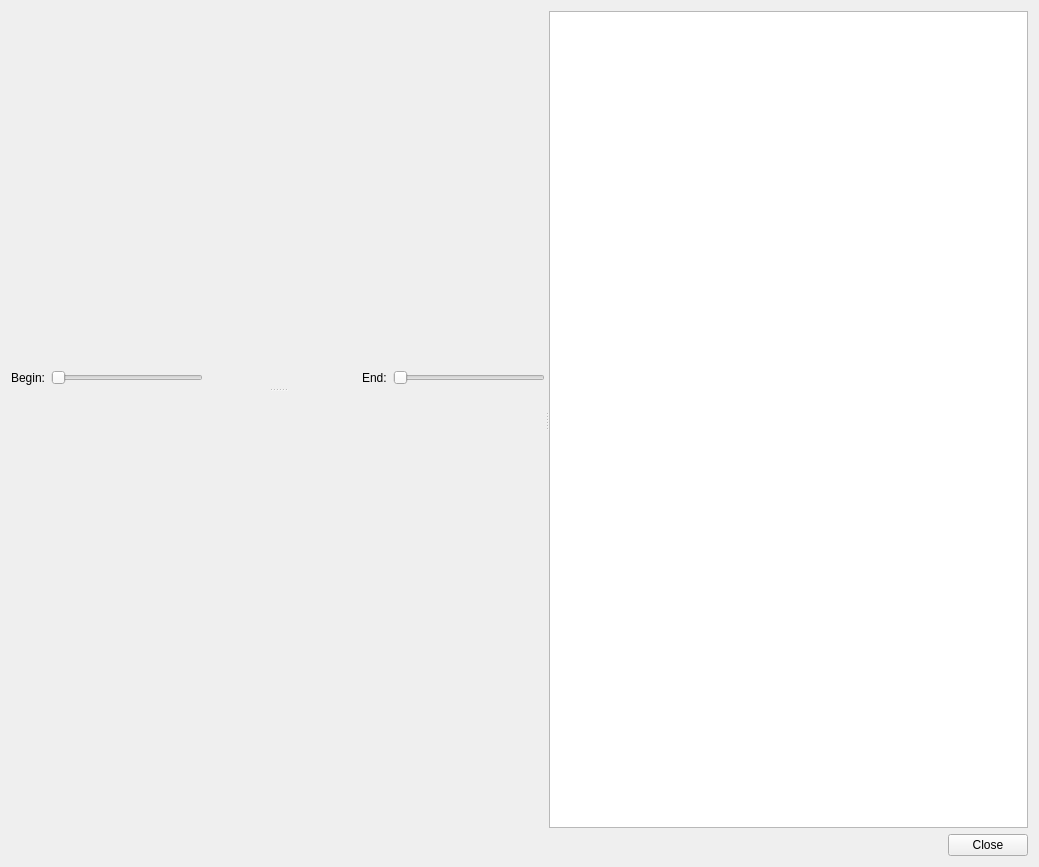
<?xml version="1.0" encoding="UTF-8"?>
<ui version="4.0">
 <class>Form</class>
 <widget class="QWidget" name="Form">
  <property name="geometry">
   <rect>
    <x>0</x>
    <y>0</y>
    <width>1039</width>
    <height>867</height>
   </rect>
  </property>
  <property name="windowTitle">
   <string>Form</string>
  </property>
  <layout class="QVBoxLayout" name="verticalLayout_2">
   <item>
    <widget class="QSplitter" name="splitter_2">
     <property name="orientation">
      <enum>Qt::Horizontal</enum>
     </property>
     <widget class="QSplitter" name="splitter">
      <property name="orientation">
       <enum>Qt::Vertical</enum>
      </property>
      <widget class="QWidget" name="layoutWidget">
       <layout class="QVBoxLayout" name="verticalLayout">
        <item>
         <widget class="QwtPlot" name="detailPlot">
          <property name="sizePolicy">
           <sizepolicy hsizetype="Ignored" vsizetype="Ignored">
            <horstretch>0</horstretch>
            <verstretch>0</verstretch>
           </sizepolicy>
          </property>
         </widget>
        </item>
        <item>
         <layout class="QHBoxLayout" name="horizontalLayout">
          <item>
           <widget class="QLabel" name="label">
            <property name="text">
             <string>Begin:</string>
            </property>
           </widget>
          </item>
          <item>
           <widget class="QSlider" name="beginSlider">
            <property name="orientation">
             <enum>Qt::Horizontal</enum>
            </property>
           </widget>
          </item>
          <item>
           <spacer name="horizontalSpacer">
            <property name="orientation">
             <enum>Qt::Horizontal</enum>
            </property>
            <property name="sizeHint" stdset="0">
             <size>
              <width>40</width>
              <height>20</height>
             </size>
            </property>
           </spacer>
          </item>
          <item>
           <widget class="QLabel" name="label_2">
            <property name="text">
             <string>End:</string>
            </property>
           </widget>
          </item>
          <item>
           <widget class="QSlider" name="endSlider">
            <property name="orientation">
             <enum>Qt::Horizontal</enum>
            </property>
           </widget>
          </item>
         </layout>
        </item>
       </layout>
      </widget>
      <widget class="QwtPlot" name="globalPlot">
       <property name="sizePolicy">
        <sizepolicy hsizetype="Ignored" vsizetype="Ignored">
         <horstretch>0</horstretch>
         <verstretch>0</verstretch>
        </sizepolicy>
       </property>
      </widget>
     </widget>
     <widget class="QListWidget" name="listWidget">
      <property name="sizePolicy">
       <sizepolicy hsizetype="Preferred" vsizetype="Preferred">
        <horstretch>0</horstretch>
        <verstretch>0</verstretch>
       </sizepolicy>
      </property>
      <property name="selectionMode">
       <enum>QAbstractItemView::MultiSelection</enum>
      </property>
      <property name="sortingEnabled">
       <bool>true</bool>
      </property>
     </widget>
    </widget>
   </item>
   <item>
    <layout class="QHBoxLayout" name="horizontalLayout_2">
     <item>
      <spacer name="horizontalSpacer_2">
       <property name="orientation">
        <enum>Qt::Horizontal</enum>
       </property>
       <property name="sizeHint" stdset="0">
        <size>
         <width>40</width>
         <height>20</height>
        </size>
       </property>
      </spacer>
     </item>
     <item>
      <widget class="QPushButton" name="pushButton">
       <property name="text">
        <string>Close</string>
       </property>
      </widget>
     </item>
    </layout>
   </item>
  </layout>
 </widget>
 <customwidgets>
  <customwidget>
   <class>QwtPlot</class>
   <extends>QFrame</extends>
   <header>qwt_plot.h</header>
  </customwidget>
 </customwidgets>
 <resources/>
 <connections>
  <connection>
   <sender>pushButton</sender>
   <signal>clicked()</signal>
   <receiver>Form</receiver>
   <slot>hide()</slot>
   <hints>
    <hint type="sourcelabel">
     <x>826</x>
     <y>569</y>
    </hint>
    <hint type="destinationlabel">
     <x>427</x>
     <y>-11</y>
    </hint>
   </hints>
  </connection>
 </connections>
</ui>
